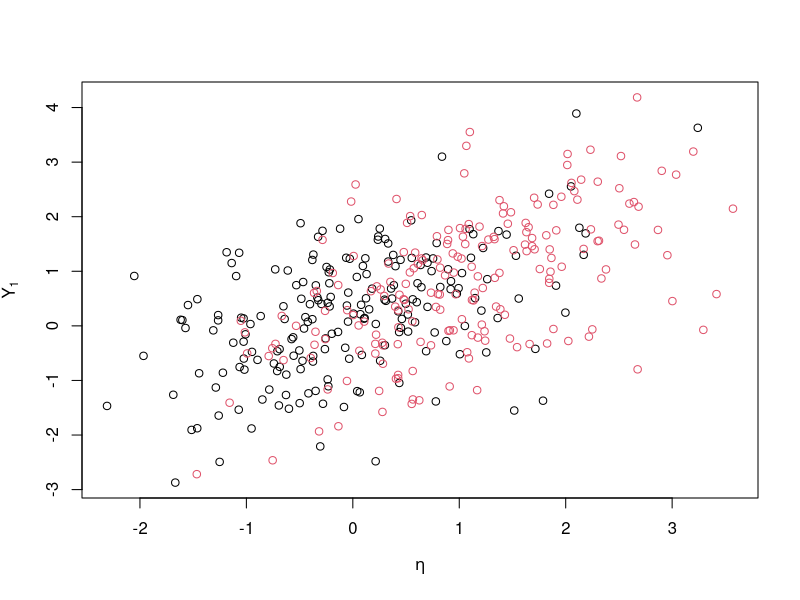
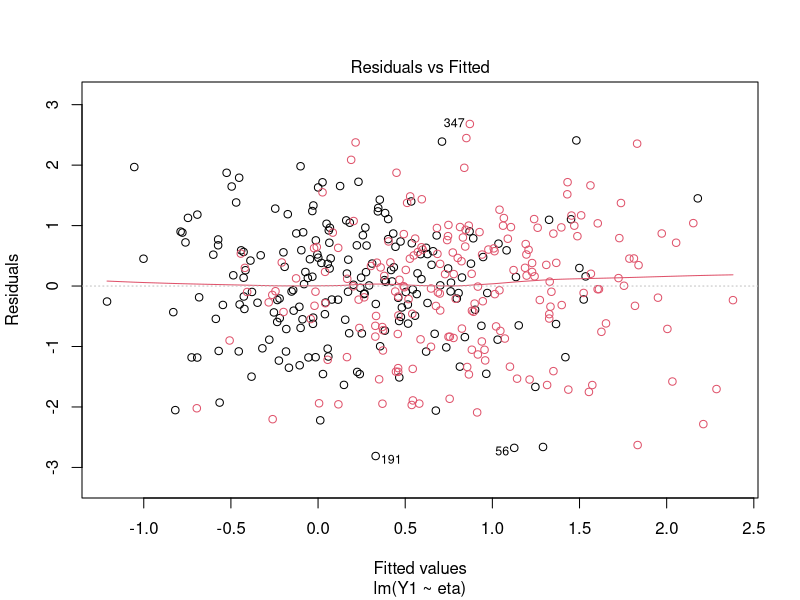
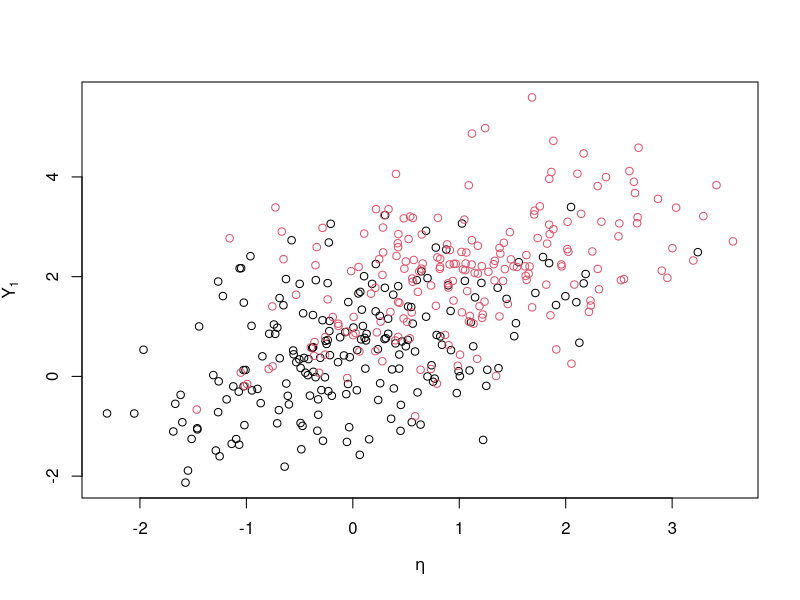
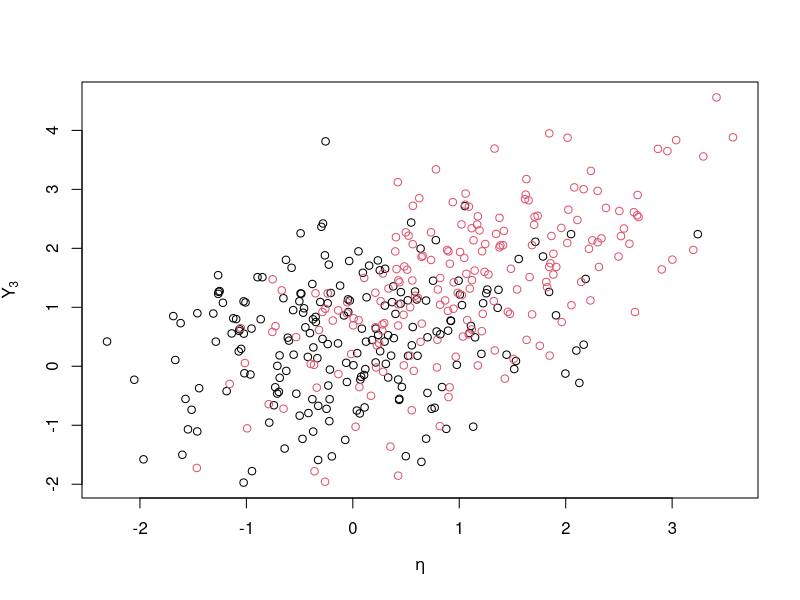
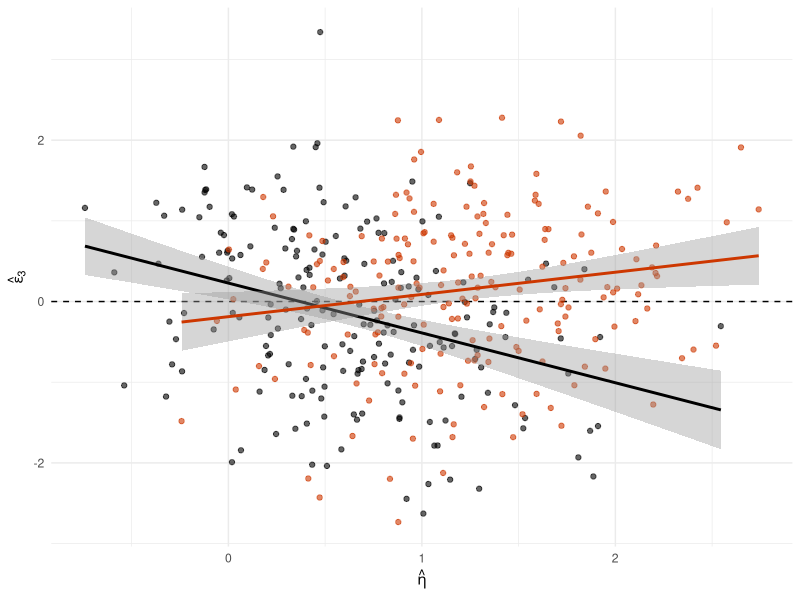
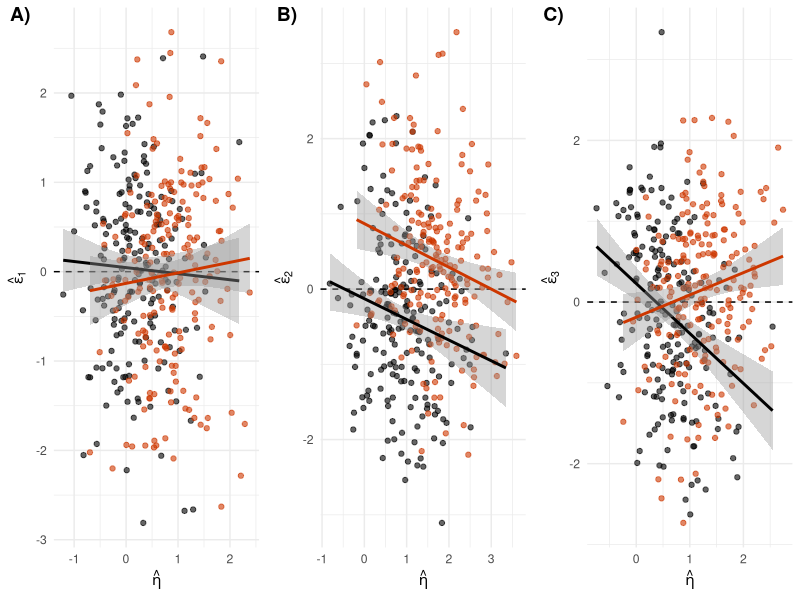
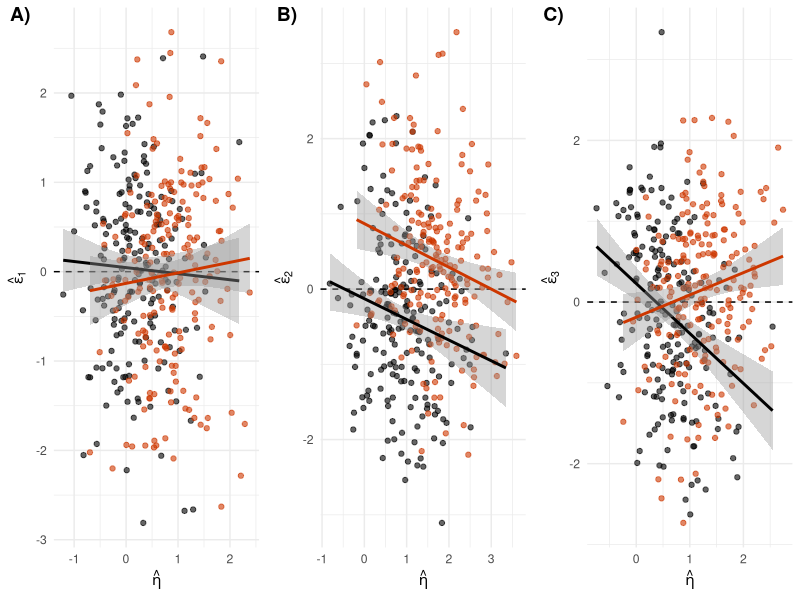

Source code (R) for these figures, in order:
library(ggplot2)
library(ggpubr)
library(here)
set.seed(123)
n = 400
envir = rep(1:2, each = n/2)
eta = c(rnorm(n/2), rnorm(n/2, 1))

# full measurement invariance
Y1 = 0.6 * eta + rnorm(n, 0.2)
plot(eta, Y1, col = envir, xlab = expression(eta), ylab = expression(Y[1]))
plot(lm(Y1 ~ eta), which = 1, col = envir)
df1 = data.frame(x = predict(lm(Y1 ~ eta)),
                 y = resid(lm(Y1 ~ eta)),
                 envir = as.factor(envir))
p1 = ggplot(df1, aes(x = x, y = y, color = envir)) + 
  geom_hline(yintercept = 0, linetype = "dashed") +
  geom_point(alpha = 0.6, show.legend = F) +
  geom_smooth(method = "lm", show.legend = F) + 
  scale_color_manual(values = c("black", "orangered3")) +
  labs(x = expression(hat(eta)),
       y = expression(hat(epsilon)[1])) + 
  theme_minimal()

# unequal taus
Y2 = (envir == 2)*0.9 +  0.6 * eta + rnorm(n, 0.5)
plot(eta, Y2, col = envir, xlab = expression(eta), ylab = expression(Y[1]))
df2 = data.frame(x = predict(lm(Y2 ~ eta)),
                 y = resid(lm(Y2 ~ eta)),
                 envir = as.factor(envir))
p2 = ggplot(df2, aes(x = x, y = y, color = envir)) + 
  geom_hline(yintercept = 0, linetype = "dashed") +
  geom_point(alpha = 0.6, show.legend = F) +
  geom_smooth(method = "lm", show.legend = F) + 
  scale_color_manual(values = c("black", "orangered3")) +
  labs(x = expression(hat(eta)),
       y = expression(hat(epsilon)[2])) + 
  theme_minimal()

# unequal lambdas
Y3 = (0.3+(envir == 2)*0.5) * eta + rnorm(n, 0.5)
plot(eta, Y3, col = envir, xlab = expression(eta), ylab = expression(Y[3]))
df3 = data.frame(x = predict(lm(Y3 ~ eta)),
                 y = resid(lm(Y3 ~ eta)),
                 envir = as.factor(envir))
p3 = ggplot(df3, aes(x = x, y = y, color = envir)) + 
  geom_hline(yintercept = 0, linetype = "dashed") +
  geom_point(alpha = 0.6, show.legend = F) +
  geom_smooth(method = "lm", show.legend = F) + 
  scale_color_manual(values = c("black", "orangered3")) +
  labs(x = expression(hat(eta)),
       y = expression(hat(epsilon)[3])) + 
  theme_minimal()
p3
ggarrange(p1, p2, p3, labels = c("A)", "B)", "C)"),
          ncol = 3)

ggsave(here("figures", "Proposal_Motivating.pdf"), width = 7, height = 4)
